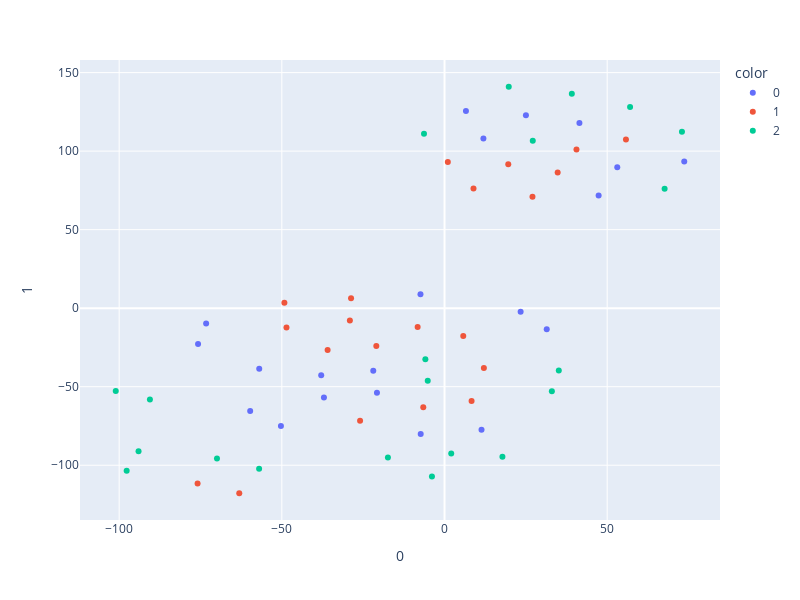

The code cell stored with this chart in its notebook:
### Markdown cell above
Теперь посмотрим, какие объекты попали в какой кластер:

### Code cell
import pandas as pd
import plotly.express as px


print("Length of emb_2d:", len(emb_2d))
print("Length of IMAGENET_LABELS_list:", len(IMAGENET_LABELS_list))

# Если длина IMAGENET_LABELS_list меньше, чем длина emb_2d, обрезаем emb_2d
if len(IMAGENET_LABELS_list) < len(emb_2d):
    emb_2d = emb_2d.iloc[:len(IMAGENET_LABELS_list)]

# Добавляем короткие имена
emb_2d["short_name"] = [s.split(",")[0] for s in IMAGENET_LABELS_list[:len(emb_2d)]]

# Создаем график рассеяния
fig = px.scatter(
    emb_2d, 
    x=0,  # Первый столбец
    y=1,  # Второй столбец
    color='color',  # Убедитесь, что у вас есть столбец 'color' в emb_2d
    hover_name="short_name",  # Короткие имена для отображения при наведении
    width=800, 
    height=600
)

# Показываем график
fig.show()

### Figure 1 — Plotly figure (JSON) as saved in the notebook; plotly's stock layout.template omitted (floating-point values rounded to 4 significant figures)
{"data": [{"hovertemplate": "<b>%{hovertext}</b><br><br>color=0<br>0=%{x}<br>1=%{y}<extra></extra>", "hovertext": ["tench", "tiger shark", "stingray", "ostrich", "house finch", "robin", "magpie", "tench", "tiger shark", "stingray", "ostrich", "house finch", "robin", "magpie", "tench", "tiger shark", "stingray", "ostrich", "house finch", "robin", "magpie"], "legendgroup": "0", "marker": {"color": "#636efa", "symbol": "circle"}, "mode": "markers", "name": "0", "orientation": "v", "showlegend": true, "type": "scatter", "x": [-7.317, -75.75, -20.76, -37.06, 31.41, -56.95, -59.73, 11.38, -73.27, -21.9, -37.9, 23.39, -7.389, -50.28, 73.69, 25.02, 53.1, 11.96, 6.584, 47.36, 41.46], "xaxis": "x", "y": [-80.18, -22.74, -53.79, -56.93, -13.41, -38.61, -65.49, -77.4, -9.675, -39.79, -42.66, -2.196, 8.935, -75.08, 93.37, 122.9, 89.8, 108.0, 125.6, 71.8, 118.0], "yaxis": "y"}, {"hovertemplate": "<b>%{hovertext}</b><br><br>color=1<br>0=%{x}<br>1=%{y}<extra></extra>", "hovertext": ["goldfish", "hammerhead", "cock", "brambling", "junco", "bulbul", "chickadee", "goldfish", "hammerhead", "cock", "brambling", "junco", "bulbul", "chickadee", "goldfish", "hammerhead", "cock", "brambling", "junco", "bulbul", "chickadee"], "legendgroup": "1", "marker": {"color": "#EF553B", "symbol": "circle"}, "mode": "markers", "name": "1", "orientation": "v", "showlegend": true, "type": "scatter", "x": [-75.9, -28.73, -48.57, 12.1, -6.528, -35.93, -8.258, -63.09, -29.08, -49.21, -25.95, 8.317, -20.96, 5.762, 8.906, 19.6, 40.56, 34.78, 55.77, 27.03, 1.021], "xaxis": "x", "y": [-111.6, 6.401, -12.29, -38.1, -63.13, -26.65, -12.0, -117.8, -7.862, 3.443, -71.71, -59.02, -24.03, -17.68, 76.26, 91.64, 101.0, 86.32, 107.5, 70.89, 93.05], "yaxis": "y"}, {"hovertemplate": "<b>%{hovertext}</b><br><br>color=2<br>0=%{x}<br>1=%{y}<extra></extra>", "hovertext": ["great white shark", "electric ray", "hen", "goldfinch", "indigo bunting", "jay", "water ouzel", "great white shark", "electric ray", "hen", "goldfinch", "indigo bunting", "jay", "water ouzel", "great white shark", "electric ray", "hen", "goldfinch", "indigo bunting", "jay", "water ouzel"], "legendgroup": "2", "marker": {"color": "#00cc96", "symbol": "circle"}, "mode": "markers", "name": "2", "orientation": "v", "showlegend": true, "type": "scatter", "x": [-97.7, -101.1, 2.064, -56.98, -5.885, -17.4, 35.12, -94.05, -90.55, 17.8, -69.93, -5.156, -3.87, 32.99, 19.74, -6.307, 67.64, 57.04, 27.13, 72.98, 39.13], "xaxis": "x", "y": [-103.5, -52.66, -92.45, -102.3, -32.55, -95.06, -39.67, -91.07, -58.15, -94.56, -95.68, -46.2, -107.1, -52.87, 141.0, 111.0, 76.05, 128.0, 106.6, 112.3, 136.5], "yaxis": "y"}], "layout": {"height": 600, "legend": {"title": {"text": "color"}, "tracegroupgap": 0}, "margin": {"t": 60}, "width": 800, "xaxis": {"anchor": "y", "domain": [0, 1], "title": {"text": "0"}}, "yaxis": {"anchor": "x", "domain": [0, 1], "title": {"text": "1"}}}}
